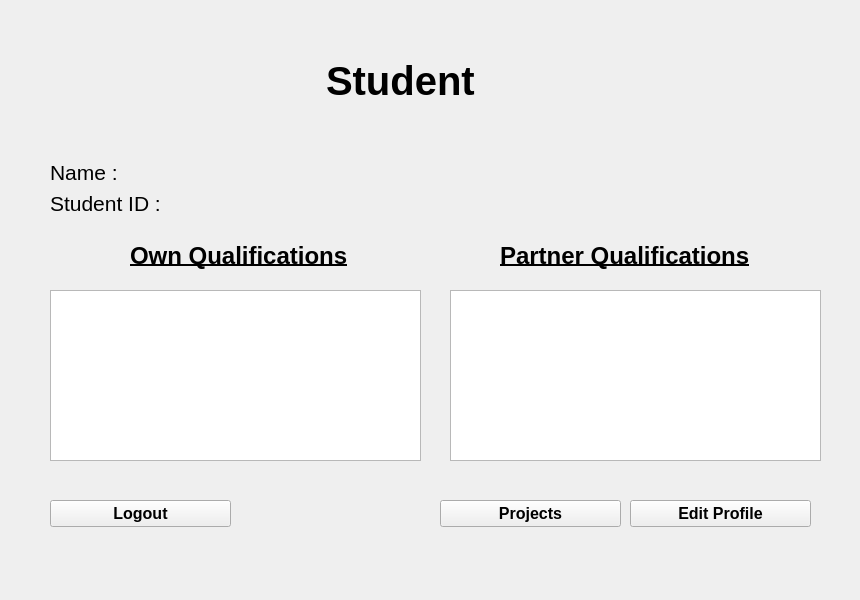
<?xml version="1.0" encoding="UTF-8"?>
<ui version="4.0">
 <class>StudentProfilePage</class>
 <widget class="QWidget" name="StudentProfilePage">
  <property name="geometry">
   <rect>
    <x>0</x>
    <y>0</y>
    <width>860</width>
    <height>600</height>
   </rect>
  </property>
  <property name="windowTitle">
   <string>Form</string>
  </property>
  <widget class="QPushButton" name="pushButton">
   <property name="geometry">
    <rect>
     <x>630</x>
     <y>500</y>
     <width>181</width>
     <height>27</height>
    </rect>
   </property>
   <property name="font">
    <font>
     <pointsize>12</pointsize>
     <weight>75</weight>
     <bold>true</bold>
    </font>
   </property>
   <property name="text">
    <string>Edit Profile</string>
   </property>
  </widget>
  <widget class="QPushButton" name="projectsButton">
   <property name="geometry">
    <rect>
     <x>440</x>
     <y>500</y>
     <width>181</width>
     <height>27</height>
    </rect>
   </property>
   <property name="font">
    <font>
     <pointsize>12</pointsize>
     <weight>75</weight>
     <bold>true</bold>
    </font>
   </property>
   <property name="text">
    <string>Projects</string>
   </property>
  </widget>
  <widget class="QPushButton" name="pushButton_3">
   <property name="geometry">
    <rect>
     <x>50</x>
     <y>500</y>
     <width>181</width>
     <height>27</height>
    </rect>
   </property>
   <property name="font">
    <font>
     <pointsize>12</pointsize>
     <weight>75</weight>
     <bold>true</bold>
    </font>
   </property>
   <property name="text">
    <string>Logout</string>
   </property>
  </widget>
  <widget class="QLabel" name="label_3">
   <property name="geometry">
    <rect>
     <x>130</x>
     <y>240</y>
     <width>221</width>
     <height>31</height>
    </rect>
   </property>
   <property name="font">
    <font>
     <pointsize>18</pointsize>
     <weight>75</weight>
     <bold>true</bold>
     <underline>true</underline>
    </font>
   </property>
   <property name="text">
    <string>Own Qualifications</string>
   </property>
  </widget>
  <widget class="QLabel" name="label_4">
   <property name="geometry">
    <rect>
     <x>500</x>
     <y>240</y>
     <width>261</width>
     <height>31</height>
    </rect>
   </property>
   <property name="font">
    <font>
     <pointsize>18</pointsize>
     <weight>75</weight>
     <bold>true</bold>
     <underline>true</underline>
    </font>
   </property>
   <property name="text">
    <string>Partner Qualifications</string>
   </property>
  </widget>
  <widget class="QWidget" name="verticalLayoutWidget_2">
   <property name="geometry">
    <rect>
     <x>290</x>
     <y>10</y>
     <width>221</width>
     <height>141</height>
    </rect>
   </property>
   <layout class="QVBoxLayout" name="verticalLayout_3">
    <item alignment="Qt::AlignHCenter">
     <widget class="QLabel" name="label_5">
      <property name="font">
       <font>
        <pointsize>30</pointsize>
        <weight>75</weight>
        <bold>true</bold>
       </font>
      </property>
      <property name="text">
       <string>Student</string>
      </property>
     </widget>
    </item>
   </layout>
  </widget>
  <widget class="QWidget" name="formLayoutWidget">
   <property name="geometry">
    <rect>
     <x>50</x>
     <y>160</y>
     <width>761</width>
     <height>61</height>
    </rect>
   </property>
   <layout class="QFormLayout" name="formLayout">
    <property name="fieldGrowthPolicy">
     <enum>QFormLayout::AllNonFixedFieldsGrow</enum>
    </property>
    <item row="0" column="0">
     <widget class="QLabel" name="nameLabel">
      <property name="font">
       <font>
        <pointsize>16</pointsize>
       </font>
      </property>
      <property name="text">
       <string>Name :</string>
      </property>
     </widget>
    </item>
    <item row="0" column="1">
     <widget class="QLabel" name="stuNameLabel">
      <property name="font">
       <font>
        <pointsize>16</pointsize>
       </font>
      </property>
      <property name="text">
       <string/>
      </property>
     </widget>
    </item>
    <item row="1" column="0">
     <widget class="QLabel" name="studentIdLabel">
      <property name="font">
       <font>
        <pointsize>16</pointsize>
       </font>
      </property>
      <property name="text">
       <string>Student ID :</string>
      </property>
     </widget>
    </item>
    <item row="1" column="1">
     <widget class="QLabel" name="stuIdLabel">
      <property name="font">
       <font>
        <pointsize>16</pointsize>
       </font>
      </property>
      <property name="text">
       <string/>
      </property>
     </widget>
    </item>
   </layout>
  </widget>
  <widget class="QListWidget" name="ownQList">
   <property name="geometry">
    <rect>
     <x>50</x>
     <y>290</y>
     <width>371</width>
     <height>171</height>
    </rect>
   </property>
  </widget>
  <widget class="QListWidget" name="partnerQList">
   <property name="geometry">
    <rect>
     <x>450</x>
     <y>290</y>
     <width>371</width>
     <height>171</height>
    </rect>
   </property>
  </widget>
  <widget class="QLabel" name="errorLabel">
   <property name="geometry">
    <rect>
     <x>440</x>
     <y>540</y>
     <width>371</width>
     <height>20</height>
    </rect>
   </property>
   <property name="palette">
    <palette>
     <active>
      <colorrole role="WindowText">
       <brush brushstyle="SolidPattern">
        <color alpha="255">
         <red>170</red>
         <green>0</green>
         <blue>0</blue>
        </color>
       </brush>
      </colorrole>
      <colorrole role="Button">
       <brush brushstyle="SolidPattern">
        <color alpha="255">
         <red>181</red>
         <green>7</green>
         <blue>10</blue>
        </color>
       </brush>
      </colorrole>
      <colorrole role="Light">
       <brush brushstyle="SolidPattern">
        <color alpha="255">
         <red>255</red>
         <green>26</green>
         <blue>30</blue>
        </color>
       </brush>
      </colorrole>
      <colorrole role="Midlight">
       <brush brushstyle="SolidPattern">
        <color alpha="255">
         <red>218</red>
         <green>16</green>
         <blue>20</blue>
        </color>
       </brush>
      </colorrole>
      <colorrole role="Dark">
       <brush brushstyle="SolidPattern">
        <color alpha="255">
         <red>90</red>
         <green>3</green>
         <blue>5</blue>
        </color>
       </brush>
      </colorrole>
      <colorrole role="Mid">
       <brush brushstyle="SolidPattern">
        <color alpha="255">
         <red>121</red>
         <green>4</green>
         <blue>6</blue>
        </color>
       </brush>
      </colorrole>
      <colorrole role="Text">
       <brush brushstyle="SolidPattern">
        <color alpha="255">
         <red>170</red>
         <green>0</green>
         <blue>0</blue>
        </color>
       </brush>
      </colorrole>
      <colorrole role="BrightText">
       <brush brushstyle="SolidPattern">
        <color alpha="255">
         <red>255</red>
         <green>255</green>
         <blue>255</blue>
        </color>
       </brush>
      </colorrole>
      <colorrole role="ButtonText">
       <brush brushstyle="SolidPattern">
        <color alpha="255">
         <red>0</red>
         <green>0</green>
         <blue>0</blue>
        </color>
       </brush>
      </colorrole>
      <colorrole role="Base">
       <brush brushstyle="SolidPattern">
        <color alpha="255">
         <red>255</red>
         <green>255</green>
         <blue>255</blue>
        </color>
       </brush>
      </colorrole>
      <colorrole role="Window">
       <brush brushstyle="SolidPattern">
        <color alpha="255">
         <red>181</red>
         <green>7</green>
         <blue>10</blue>
        </color>
       </brush>
      </colorrole>
      <colorrole role="Shadow">
       <brush brushstyle="SolidPattern">
        <color alpha="255">
         <red>0</red>
         <green>0</green>
         <blue>0</blue>
        </color>
       </brush>
      </colorrole>
      <colorrole role="AlternateBase">
       <brush brushstyle="SolidPattern">
        <color alpha="255">
         <red>218</red>
         <green>131</green>
         <blue>132</blue>
        </color>
       </brush>
      </colorrole>
      <colorrole role="ToolTipBase">
       <brush brushstyle="SolidPattern">
        <color alpha="255">
         <red>255</red>
         <green>255</green>
         <blue>220</blue>
        </color>
       </brush>
      </colorrole>
      <colorrole role="ToolTipText">
       <brush brushstyle="SolidPattern">
        <color alpha="255">
         <red>0</red>
         <green>0</green>
         <blue>0</blue>
        </color>
       </brush>
      </colorrole>
     </active>
     <inactive>
      <colorrole role="WindowText">
       <brush brushstyle="SolidPattern">
        <color alpha="255">
         <red>170</red>
         <green>0</green>
         <blue>0</blue>
        </color>
       </brush>
      </colorrole>
      <colorrole role="Button">
       <brush brushstyle="SolidPattern">
        <color alpha="255">
         <red>181</red>
         <green>7</green>
         <blue>10</blue>
        </color>
       </brush>
      </colorrole>
      <colorrole role="Light">
       <brush brushstyle="SolidPattern">
        <color alpha="255">
         <red>255</red>
         <green>26</green>
         <blue>30</blue>
        </color>
       </brush>
      </colorrole>
      <colorrole role="Midlight">
       <brush brushstyle="SolidPattern">
        <color alpha="255">
         <red>218</red>
         <green>16</green>
         <blue>20</blue>
        </color>
       </brush>
      </colorrole>
      <colorrole role="Dark">
       <brush brushstyle="SolidPattern">
        <color alpha="255">
         <red>90</red>
         <green>3</green>
         <blue>5</blue>
        </color>
       </brush>
      </colorrole>
      <colorrole role="Mid">
       <brush brushstyle="SolidPattern">
        <color alpha="255">
         <red>121</red>
         <green>4</green>
         <blue>6</blue>
        </color>
       </brush>
      </colorrole>
      <colorrole role="Text">
       <brush brushstyle="SolidPattern">
        <color alpha="255">
         <red>170</red>
         <green>0</green>
         <blue>0</blue>
        </color>
       </brush>
      </colorrole>
      <colorrole role="BrightText">
       <brush brushstyle="SolidPattern">
        <color alpha="255">
         <red>255</red>
         <green>255</green>
         <blue>255</blue>
        </color>
       </brush>
      </colorrole>
      <colorrole role="ButtonText">
       <brush brushstyle="SolidPattern">
        <color alpha="255">
         <red>0</red>
         <green>0</green>
         <blue>0</blue>
        </color>
       </brush>
      </colorrole>
      <colorrole role="Base">
       <brush brushstyle="SolidPattern">
        <color alpha="255">
         <red>255</red>
         <green>255</green>
         <blue>255</blue>
        </color>
       </brush>
      </colorrole>
      <colorrole role="Window">
       <brush brushstyle="SolidPattern">
        <color alpha="255">
         <red>181</red>
         <green>7</green>
         <blue>10</blue>
        </color>
       </brush>
      </colorrole>
      <colorrole role="Shadow">
       <brush brushstyle="SolidPattern">
        <color alpha="255">
         <red>0</red>
         <green>0</green>
         <blue>0</blue>
        </color>
       </brush>
      </colorrole>
      <colorrole role="AlternateBase">
       <brush brushstyle="SolidPattern">
        <color alpha="255">
         <red>218</red>
         <green>131</green>
         <blue>132</blue>
        </color>
       </brush>
      </colorrole>
      <colorrole role="ToolTipBase">
       <brush brushstyle="SolidPattern">
        <color alpha="255">
         <red>255</red>
         <green>255</green>
         <blue>220</blue>
        </color>
       </brush>
      </colorrole>
      <colorrole role="ToolTipText">
       <brush brushstyle="SolidPattern">
        <color alpha="255">
         <red>0</red>
         <green>0</green>
         <blue>0</blue>
        </color>
       </brush>
      </colorrole>
     </inactive>
     <disabled>
      <colorrole role="WindowText">
       <brush brushstyle="SolidPattern">
        <color alpha="255">
         <red>90</red>
         <green>3</green>
         <blue>5</blue>
        </color>
       </brush>
      </colorrole>
      <colorrole role="Button">
       <brush brushstyle="SolidPattern">
        <color alpha="255">
         <red>181</red>
         <green>7</green>
         <blue>10</blue>
        </color>
       </brush>
      </colorrole>
      <colorrole role="Light">
       <brush brushstyle="SolidPattern">
        <color alpha="255">
         <red>255</red>
         <green>26</green>
         <blue>30</blue>
        </color>
       </brush>
      </colorrole>
      <colorrole role="Midlight">
       <brush brushstyle="SolidPattern">
        <color alpha="255">
         <red>218</red>
         <green>16</green>
         <blue>20</blue>
        </color>
       </brush>
      </colorrole>
      <colorrole role="Dark">
       <brush brushstyle="SolidPattern">
        <color alpha="255">
         <red>90</red>
         <green>3</green>
         <blue>5</blue>
        </color>
       </brush>
      </colorrole>
      <colorrole role="Mid">
       <brush brushstyle="SolidPattern">
        <color alpha="255">
         <red>121</red>
         <green>4</green>
         <blue>6</blue>
        </color>
       </brush>
      </colorrole>
      <colorrole role="Text">
       <brush brushstyle="SolidPattern">
        <color alpha="255">
         <red>90</red>
         <green>3</green>
         <blue>5</blue>
        </color>
       </brush>
      </colorrole>
      <colorrole role="BrightText">
       <brush brushstyle="SolidPattern">
        <color alpha="255">
         <red>255</red>
         <green>255</green>
         <blue>255</blue>
        </color>
       </brush>
      </colorrole>
      <colorrole role="ButtonText">
       <brush brushstyle="SolidPattern">
        <color alpha="255">
         <red>90</red>
         <green>3</green>
         <blue>5</blue>
        </color>
       </brush>
      </colorrole>
      <colorrole role="Base">
       <brush brushstyle="SolidPattern">
        <color alpha="255">
         <red>181</red>
         <green>7</green>
         <blue>10</blue>
        </color>
       </brush>
      </colorrole>
      <colorrole role="Window">
       <brush brushstyle="SolidPattern">
        <color alpha="255">
         <red>181</red>
         <green>7</green>
         <blue>10</blue>
        </color>
       </brush>
      </colorrole>
      <colorrole role="Shadow">
       <brush brushstyle="SolidPattern">
        <color alpha="255">
         <red>0</red>
         <green>0</green>
         <blue>0</blue>
        </color>
       </brush>
      </colorrole>
      <colorrole role="AlternateBase">
       <brush brushstyle="SolidPattern">
        <color alpha="255">
         <red>181</red>
         <green>7</green>
         <blue>10</blue>
        </color>
       </brush>
      </colorrole>
      <colorrole role="ToolTipBase">
       <brush brushstyle="SolidPattern">
        <color alpha="255">
         <red>255</red>
         <green>255</green>
         <blue>220</blue>
        </color>
       </brush>
      </colorrole>
      <colorrole role="ToolTipText">
       <brush brushstyle="SolidPattern">
        <color alpha="255">
         <red>0</red>
         <green>0</green>
         <blue>0</blue>
        </color>
       </brush>
      </colorrole>
     </disabled>
    </palette>
   </property>
   <property name="text">
    <string/>
   </property>
   <property name="alignment">
    <set>Qt::AlignCenter</set>
   </property>
  </widget>
 </widget>
 <resources/>
 <connections/>
</ui>
